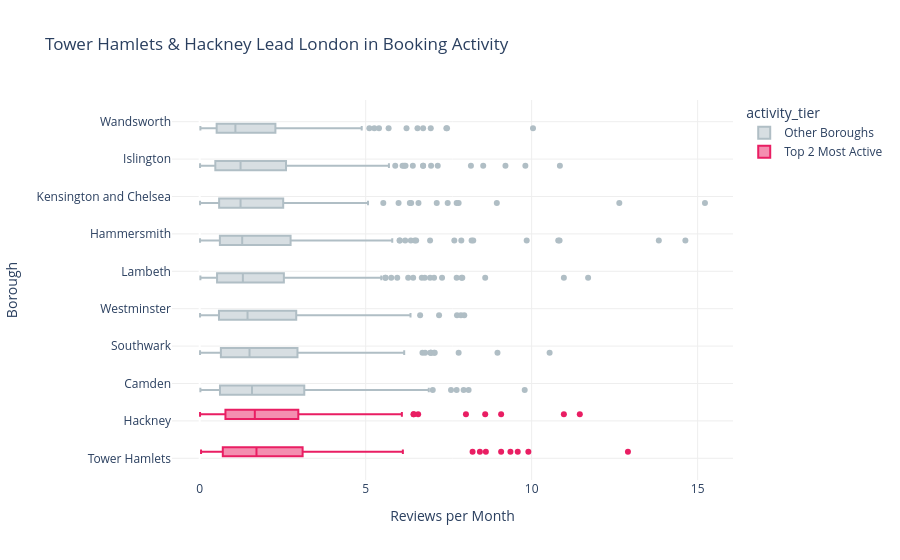

Notebook source saved alongside this figure:
### Markdown cell above
## Task 2 — Box plot: listing activity by borough

**What to build:** A **horizontal box plot** comparing listing activity (reviews per month) across London boroughs — reviews per month is a proxy for how frequently a listing is booked.

**Requirements:**
- Horizontal orientation (borough names are long)
- Sorted by median reviews per month (most active at top)
- Highlight the **two most active** boroughs in a different colour
- Outliers shown as individual points
- Insight title naming the two busiest boroughs

> 💡 Some listings have zero reviews — these are new or inactive listings. Filter them out with before plotting

### Code cell
# Task 2
# YOUR CODE HERE
# Task 2 — Box plot: listing activity by borough
 
df_task2 = df_cap[df_cap['reviews_per_month'] > 0].copy()
 
borough_order = (

    df_task2.groupby('neighbourhood')['reviews_per_month']

    .median()

    .sort_values(ascending=True)

    .index.tolist()

)

top2 = borough_order[-2:]
 
df_task2['activity_tier'] = df_task2['neighbourhood'].apply(

    lambda b: 'Top 2 Most Active' if b in top2 else 'Other Boroughs'

)
 
fig2 = px.box(

    df_task2,

    x='reviews_per_month',

    y='neighbourhood',

    color='activity_tier',

    color_discrete_map={'Top 2 Most Active': '#E91E63', 'Other Boroughs': '#B0BEC5'},

    orientation='h',

    points='outliers',

    category_orders={'neighbourhood': borough_order},

    labels={'reviews_per_month': 'Reviews per Month', 'neighbourhood': 'Borough'},

    title=f'{top2[-1]} & {top2[-2]} Lead London in Booking Activity',

)
 
fig2.update_layout(plot_bgcolor='white', paper_bgcolor='white')

fig2.update_xaxes(showgrid=True, gridcolor='#EEEEEE')

fig2.update_yaxes(showgrid=True, gridcolor='#EEEEEE')

fig2.show()

### Figure 1 — Plotly figure (JSON) as saved in the notebook; plotly's stock layout.template omitted (floating-point values rounded to 4 significant figures; data arrays with more than 128 entries replaced by an {"elided": "..."} marker saying what was removed)
{"data": [{"alignmentgroup": "True", "boxpoints": "outliers", "hovertemplate": "activity_tier=Other Boroughs<br>Reviews per Month=%{x}<br>Borough=%{y}<extra></extra>", "legendgroup": "Other Boroughs", "marker": {"color": "#B0BEC5"}, "name": "Other Boroughs", "notched": false, "offsetgroup": "Other Boroughs", "orientation": "h", "showlegend": true, "type": "box", "x": {"elided": "1805 float values"}, "x0": " ", "xaxis": "x", "y": {"elided": "1805 str values"}, "y0": " ", "yaxis": "y"}, {"alignmentgroup": "True", "boxpoints": "outliers", "hovertemplate": "activity_tier=Top 2 Most Active<br>Reviews per Month=%{x}<br>Borough=%{y}<extra></extra>", "legendgroup": "Top 2 Most Active", "marker": {"color": "#E91E63"}, "name": "Top 2 Most Active", "notched": false, "offsetgroup": "Top 2 Most Active", "orientation": "h", "showlegend": true, "type": "box", "x": {"elided": "472 float values"}, "x0": " ", "xaxis": "x", "y": {"elided": "472 str values"}, "y0": " ", "yaxis": "y"}], "layout": {"boxmode": "group", "legend": {"title": {"text": "activity_tier"}, "tracegroupgap": 0}, "paper_bgcolor": "white", "plot_bgcolor": "white", "title": {"text": "Tower Hamlets & Hackney Lead London in Booking Activity"}, "xaxis": {"anchor": "y", "domain": [0, 1], "gridcolor": "#EEEEEE", "showgrid": true, "title": {"text": "Reviews per Month"}}, "yaxis": {"anchor": "x", "categoryarray": ["Tower Hamlets", "Hackney", "Camden", "Southwark", "Westminster", "Lambeth", "Hammersmith", "Kensington and Chelsea", "Islington", "Wandsworth"], "categoryorder": "array", "domain": [0, 1], "gridcolor": "#EEEEEE", "showgrid": true, "title": {"text": "Borough"}}}}
